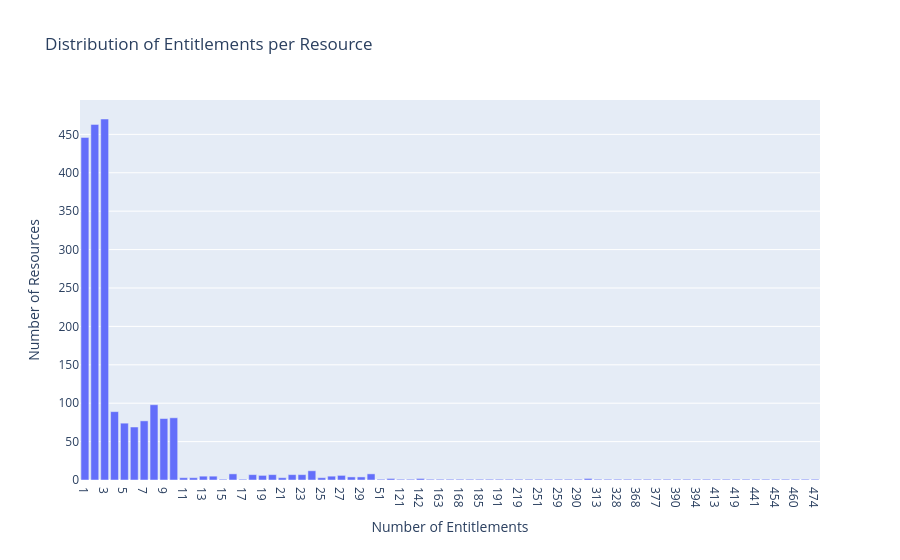

The cell this chart's notebook holds for it:
### Markdown cell above
### Distribution of entitlements per resource

### Code cell
# --- Analysis for resource to entitlement mapping ---

# Group by 'resource_id' and count the number of entitlements for each resource
entitlements_per_resource = entitlements_df.groupby('resource_id').size()

# Get the distribution of the number of entitlements per resource
resource_entitlement_dist = entitlements_per_resource.value_counts().sort_index()

print("Distribution of entitlements per resource:")
print(resource_entitlement_dist)

# Create a bar plot of the resource to entitlement distribution
import plotly.express as px
fig = px.bar(
    x=resource_entitlement_dist.index, 
    y=resource_entitlement_dist.values, 
    labels={'x':'Number of Entitlements', 'y':'Number of Resources'},
    title='Distribution of Entitlements per Resource'
)
fig.update_layout(xaxis_type='category')
fig.show()

### Figure 1 — Plotly figure (JSON) as saved in the notebook; plotly's stock layout.template omitted (floating-point values rounded to 4 significant figures)
{"data": [{"hovertemplate": "Number of Entitlements=%{x}<br>Number of Resources=%{y}<extra></extra>", "legendgroup": "", "marker": {"color": "#636efa", "pattern": {"shape": ""}}, "name": "", "orientation": "v", "showlegend": false, "textposition": "auto", "type": "bar", "x": [1, 2, 3, 4, 5, 6, 7, 8, 9, 10, 11, 12, 13, 14, 15, 16, 17, 18, 19, 20, 21, 22, 23, 24, 25, 26, 27, 28, 29, 30, 51, 73, 121, 124, 142, 143, 163, 167, 168, 171, 185, 186, 191, 207, 219, 237, 251, 258, 259, 282, 290, 302, 313, 316, 328, 353, 368, 372, 377, 385, 390, 392, 394, 402, 413, 415, 419, 428, 441, 442, 454, 459, 460, 469, 474], "xaxis": "x", "y": [446, 463, 470, 89, 74, 69, 77, 98, 80, 81, 3, 3, 5, 5, 1, 8, 1, 7, 6, 7, 3, 7, 7, 12, 3, 5, 6, 4, 4, 8, 1, 2, 1, 1, 2, 1, 1, 1, 1, 1, 1, 1, 1, 1, 1, 1, 1, 1, 1, 1, 1, 2, 1, 1, 1, 1, 1, 1, 1, 1, 1, 1, 1, 1, 1, 1, 1, 1, 1, 1, 1, 1, 1, 1, 1], "yaxis": "y"}], "layout": {"barmode": "relative", "legend": {"tracegroupgap": 0}, "title": {"text": "Distribution of Entitlements per Resource"}, "xaxis": {"anchor": "y", "domain": [0, 1], "title": {"text": "Number of Entitlements"}, "type": "category"}, "yaxis": {"anchor": "x", "domain": [0, 1], "title": {"text": "Number of Resources"}}}}
